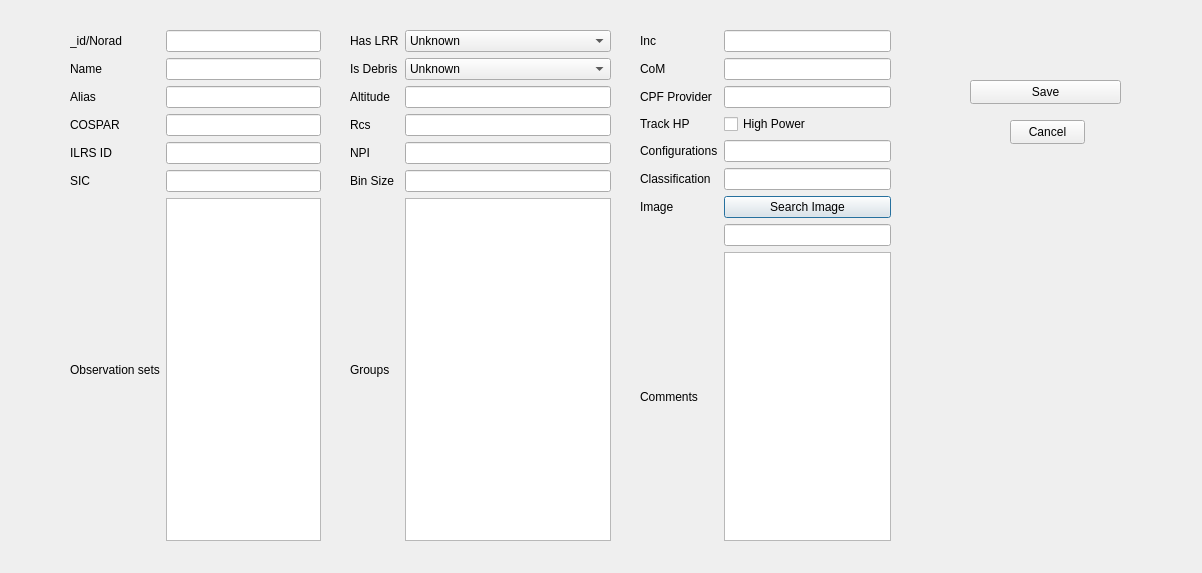
<?xml version="1.0" encoding="UTF-8"?>
<ui version="4.0">
 <class>AddObjectDialog</class>
 <widget class="QDialog" name="AddObjectDialog">
  <property name="geometry">
   <rect>
    <x>0</x>
    <y>0</y>
    <width>1202</width>
    <height>573</height>
   </rect>
  </property>
  <property name="windowTitle">
   <string>Dialog</string>
  </property>
  <widget class="QWidget" name="gridLayoutWidget">
   <property name="geometry">
    <rect>
     <x>70</x>
     <y>30</y>
     <width>251</width>
     <height>511</height>
    </rect>
   </property>
   <layout class="QGridLayout" name="gridLayout">
    <item row="1" column="0">
     <widget class="QLabel" name="label_3">
      <property name="text">
       <string>Name</string>
      </property>
     </widget>
    </item>
    <item row="0" column="1">
     <widget class="QLineEdit" name="noradEdit"/>
    </item>
    <item row="5" column="0">
     <widget class="QLabel" name="label_6">
      <property name="text">
       <string>SIC</string>
      </property>
     </widget>
    </item>
    <item row="0" column="0">
     <widget class="QLabel" name="label_2">
      <property name="text">
       <string>_id/Norad</string>
      </property>
     </widget>
    </item>
    <item row="6" column="1">
     <widget class="QListWidget" name="setsListWidget">
      <property name="selectionMode">
       <enum>QAbstractItemView::SelectionMode::MultiSelection</enum>
      </property>
     </widget>
    </item>
    <item row="4" column="0">
     <widget class="QLabel" name="label_5">
      <property name="text">
       <string>ILRS ID</string>
      </property>
     </widget>
    </item>
    <item row="4" column="1">
     <widget class="QLineEdit" name="ilrsEdit"/>
    </item>
    <item row="2" column="1">
     <widget class="QLineEdit" name="aliasEdit"/>
    </item>
    <item row="3" column="0">
     <widget class="QLabel" name="label_4">
      <property name="text">
       <string>COSPAR</string>
      </property>
     </widget>
    </item>
    <item row="5" column="1">
     <widget class="QLineEdit" name="sicEdit"/>
    </item>
    <item row="2" column="0">
     <widget class="QLabel" name="label">
      <property name="text">
       <string>Alias</string>
      </property>
     </widget>
    </item>
    <item row="3" column="1">
     <widget class="QLineEdit" name="cosparEdit"/>
    </item>
    <item row="1" column="1">
     <widget class="QLineEdit" name="nameEdit"/>
    </item>
    <item row="6" column="0">
     <widget class="QLabel" name="label_13">
      <property name="text">
       <string>Observation sets</string>
      </property>
     </widget>
    </item>
   </layout>
  </widget>
  <widget class="QWidget" name="gridLayoutWidget_2">
   <property name="geometry">
    <rect>
     <x>350</x>
     <y>30</y>
     <width>261</width>
     <height>511</height>
    </rect>
   </property>
   <layout class="QGridLayout" name="gridLayout_2">
    <item row="2" column="0">
     <widget class="QLabel" name="label_12">
      <property name="text">
       <string>Altitude</string>
      </property>
     </widget>
    </item>
    <item row="4" column="0">
     <widget class="QLabel" name="label_10">
      <property name="text">
       <string>NPI</string>
      </property>
     </widget>
    </item>
    <item row="1" column="0">
     <widget class="QLabel" name="label_7">
      <property name="text">
       <string>Is Debris</string>
      </property>
     </widget>
    </item>
    <item row="0" column="1">
     <widget class="QComboBox" name="lrrCombo">
      <item>
       <property name="text">
        <string>Unknown</string>
       </property>
      </item>
      <item>
       <property name="text">
        <string>True</string>
       </property>
      </item>
      <item>
       <property name="text">
        <string>False</string>
       </property>
      </item>
     </widget>
    </item>
    <item row="1" column="1">
     <widget class="QComboBox" name="debrisCombo">
      <item>
       <property name="text">
        <string>Unknown</string>
       </property>
      </item>
      <item>
       <property name="text">
        <string>True</string>
       </property>
      </item>
      <item>
       <property name="text">
        <string>False</string>
       </property>
      </item>
     </widget>
    </item>
    <item row="5" column="0">
     <widget class="QLabel" name="label_8">
      <property name="text">
       <string>Bin Size</string>
      </property>
     </widget>
    </item>
    <item row="3" column="0">
     <widget class="QLabel" name="label_11">
      <property name="text">
       <string>Rcs</string>
      </property>
     </widget>
    </item>
    <item row="0" column="0">
     <widget class="QLabel" name="label_9">
      <property name="text">
       <string>Has LRR</string>
      </property>
     </widget>
    </item>
    <item row="2" column="1">
     <widget class="QLineEdit" name="altitudeEdit"/>
    </item>
    <item row="3" column="1">
     <widget class="QLineEdit" name="rcsEdit"/>
    </item>
    <item row="4" column="1">
     <widget class="QLineEdit" name="npiEdit"/>
    </item>
    <item row="5" column="1">
     <widget class="QLineEdit" name="bsEdit"/>
    </item>
    <item row="6" column="1">
     <widget class="QListWidget" name="groupsListWidget">
      <property name="selectionMode">
       <enum>QAbstractItemView::SelectionMode::MultiSelection</enum>
      </property>
     </widget>
    </item>
    <item row="6" column="0">
     <widget class="QLabel" name="label_21">
      <property name="text">
       <string>Groups</string>
      </property>
     </widget>
    </item>
   </layout>
  </widget>
  <widget class="QWidget" name="gridLayoutWidget_3">
   <property name="geometry">
    <rect>
     <x>640</x>
     <y>30</y>
     <width>251</width>
     <height>511</height>
    </rect>
   </property>
   <layout class="QGridLayout" name="gridLayout_3">
    <item row="4" column="1">
     <widget class="QLineEdit" name="configEdit"/>
    </item>
    <item row="4" column="0">
     <widget class="QLabel" name="label_16">
      <property name="text">
       <string>Configurations</string>
      </property>
     </widget>
    </item>
    <item row="8" column="0">
     <widget class="QLabel" name="label_14">
      <property name="text">
       <string>Comments</string>
      </property>
     </widget>
    </item>
    <item row="2" column="0">
     <widget class="QLabel" name="label_15">
      <property name="text">
       <string>CPF Provider</string>
      </property>
     </widget>
    </item>
    <item row="1" column="1">
     <widget class="QLineEdit" name="comEdit"/>
    </item>
    <item row="8" column="1">
     <widget class="QPlainTextEdit" name="commentsEdit"/>
    </item>
    <item row="1" column="0">
     <widget class="QLabel" name="label_17">
      <property name="text">
       <string>CoM</string>
      </property>
     </widget>
    </item>
    <item row="3" column="0">
     <widget class="QLabel" name="label_19">
      <property name="text">
       <string>Track HP</string>
      </property>
     </widget>
    </item>
    <item row="3" column="1">
     <widget class="QCheckBox" name="highPowerCheck">
      <property name="text">
       <string>High Power</string>
      </property>
     </widget>
    </item>
    <item row="0" column="0">
     <widget class="QLabel" name="label_20">
      <property name="text">
       <string>Inc</string>
      </property>
     </widget>
    </item>
    <item row="6" column="0">
     <widget class="QLabel" name="label_18">
      <property name="text">
       <string>Image</string>
      </property>
     </widget>
    </item>
    <item row="2" column="1">
     <widget class="QLineEdit" name="cpfEdit"/>
    </item>
    <item row="0" column="1">
     <widget class="QLineEdit" name="incEdit"/>
    </item>
    <item row="6" column="1">
     <widget class="QPushButton" name="browseImageBtn">
      <property name="text">
       <string>Search Image</string>
      </property>
     </widget>
    </item>
    <item row="7" column="1">
     <widget class="QLineEdit" name="imagePathEdit"/>
    </item>
    <item row="5" column="0">
     <widget class="QLabel" name="label_22">
      <property name="text">
       <string>Classification</string>
      </property>
     </widget>
    </item>
    <item row="5" column="1">
     <widget class="QLineEdit" name="classEdit"/>
    </item>
   </layout>
  </widget>
  <widget class="QPushButton" name="saveButton">
   <property name="geometry">
    <rect>
     <x>970</x>
     <y>80</y>
     <width>151</width>
     <height>24</height>
    </rect>
   </property>
   <property name="text">
    <string>Save</string>
   </property>
  </widget>
  <widget class="QPushButton" name="cancelButton">
   <property name="geometry">
    <rect>
     <x>1010</x>
     <y>120</y>
     <width>75</width>
     <height>24</height>
    </rect>
   </property>
   <property name="text">
    <string>Cancel</string>
   </property>
  </widget>
 </widget>
 <tabstops>
  <tabstop>noradEdit</tabstop>
  <tabstop>nameEdit</tabstop>
  <tabstop>aliasEdit</tabstop>
  <tabstop>cosparEdit</tabstop>
  <tabstop>ilrsEdit</tabstop>
  <tabstop>sicEdit</tabstop>
  <tabstop>lrrCombo</tabstop>
  <tabstop>debrisCombo</tabstop>
  <tabstop>altitudeEdit</tabstop>
  <tabstop>rcsEdit</tabstop>
  <tabstop>npiEdit</tabstop>
  <tabstop>bsEdit</tabstop>
  <tabstop>incEdit</tabstop>
  <tabstop>comEdit</tabstop>
  <tabstop>cpfEdit</tabstop>
  <tabstop>highPowerCheck</tabstop>
  <tabstop>configEdit</tabstop>
  <tabstop>browseImageBtn</tabstop>
  <tabstop>saveButton</tabstop>
  <tabstop>cancelButton</tabstop>
  <tabstop>setsListWidget</tabstop>
  <tabstop>imagePathEdit</tabstop>
 </tabstops>
 <resources/>
 <connections/>
</ui>
